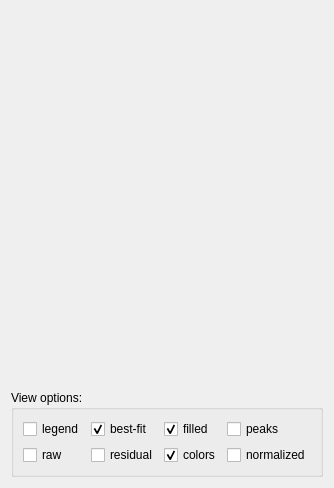
                   <widget class="QWidget" name="scrollAreaWidgetContents_7">
                    <property name="geometry">
                     <rect>
                      <x>0</x>
                      <y>0</y>
                      <width>296</width>
                      <height>488</height>
                     </rect>
                    </property>
                    <layout class="QVBoxLayout" name="verticalLayout_74" stretch="0,0">
                     <item>
                      <spacer name="verticalSpacer_12">
                       <property name="orientation">
                        <enum>Qt::Vertical</enum>
                       </property>
                       <property name="sizeHint" stdset="0">
                        <size>
                         <width>20</width>
                         <height>40</height>
                        </size>
                       </property>
                      </spacer>
                     </item>
                     <item>
                      <widget class="QGroupBox" name="view_options_box_2">
                       <property name="maximumSize">
                        <size>
                         <width>320</width>
                         <height>16777215</height>
                        </size>
                       </property>
                       <property name="title">
                        <string>View options:</string>
                       </property>
                       <layout class="QGridLayout" name="gridLayout_7">
                        <item row="1" column="1">
                         <widget class="QCheckBox" name="cb_residual_3">
                          <property name="text">
                           <string>residual</string>
                          </property>
                          <property name="checked">
                           <bool>false</bool>
                          </property>
                         </widget>
                        </item>
                        <item row="0" column="2">
                         <widget class="QCheckBox" name="cb_filled_3">
                          <property name="text">
                           <string>filled</string>
                          </property>
                          <property name="checked">
                           <bool>true</bool>
                          </property>
                         </widget>
                        </item>
                        <item row="0" column="1">
                         <widget class="QCheckBox" name="cb_bestfit_3">
                          <property name="text">
                           <string>best-fit</string>
                          </property>
                          <property name="checked">
                           <bool>true</bool>
                          </property>
                         </widget>
                        </item>
                        <item row="0" column="0">
                         <widget class="QCheckBox" name="cb_legend_3">
                          <property name="enabled">
                           <bool>true</bool>
                          </property>
                          <property name="toolTip">
                           <string>To display or remove the legend of the plot</string>
                          </property>
                          <property name="text">
                           <string>legend</string>
                          </property>
                          <property name="checked">
                           <bool>false</bool>
                          </property>
                         </widget>
                        </item>
                        <item row="1" column="0">
                         <widget class="QCheckBox" name="cb_raw_3">
                          <property name="text">
                           <string>raw</string>
                          </property>
                          <property name="checked">
                           <bool>false</bool>
                          </property>
                         </widget>
                        </item>
                        <item row="1" column="2">
                         <widget class="QCheckBox" name="cb_colors_3">
                          <property name="text">
                           <string>colors</string>
                          </property>
                          <property name="checked">
                           <bool>true</bool>
                          </property>
                         </widget>
                        </item>
                        <item row="0" column="3">
                         <widget class="QCheckBox" name="cb_peaks_3">
                          <property name="text">
                           <string>peaks</string>
                          </property>
                          <property name="checked">
                           <bool>false</bool>
                          </property>
                         </widget>
                        </item>
                        <item row="1" column="3">
                         <widget class="QCheckBox" name="cb_normalize_3">
                          <property name="text">
                           <string>normalized</string>
                          </property>
                         </widget>
                        </item>
                       </layout>
                      </widget>
                     </item>
                    </layout>
                   </widget>
